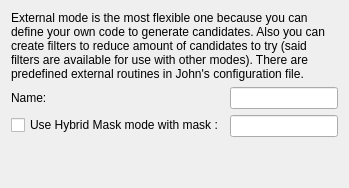
                 <widget class="QWidget" name="externalModeTab">
                  <attribute name="title">
                   <string>External mode</string>
                  </attribute>
                  <layout class="QVBoxLayout" name="verticalLayout_19">
                   <item>
                    <layout class="QVBoxLayout" name="verticalLayout_11">
                     <item>
                      <widget class="QLabel" name="label_11">
                       <property name="text">
                        <string>External mode is the most flexible one because you can define your own code to generate candidates. Also you can create filters to reduce amount of candidates to try (said filters are available for use with other modes). There are predefined external routines in John's configuration file.</string>
                       </property>
                       <property name="wordWrap">
                        <bool>true</bool>
                       </property>
                      </widget>
                     </item>
                     <item>
                      <layout class="QFormLayout" name="formLayout_5">
                       <property name="fieldGrowthPolicy">
                        <enum>QFormLayout::AllNonFixedFieldsGrow</enum>
                       </property>
                       <property name="labelAlignment">
                        <set>Qt::AlignLeading|Qt::AlignLeft|Qt::AlignVCenter</set>
                       </property>
                       <item row="0" column="0">
                        <widget class="QLabel" name="label_ExternalModeName">
                         <property name="text">
                          <string>Name:</string>
                         </property>
                        </widget>
                       </item>
                       <item row="0" column="1">
                        <widget class="QLineEdit" name="lineEditExternalModeName"/>
                       </item>
                       <item row="1" column="0">
                        <widget class="QCheckBox" name="checkBoxExternalModeMask">
                         <property name="text">
                          <string>Use Hybrid Mask mode with mask :</string>
                         </property>
                        </widget>
                       </item>
                       <item row="1" column="1">
                        <widget class="QLineEdit" name="lineEditExternalModeMask"/>
                       </item>
                      </layout>
                     </item>
                    </layout>
                   </item>
                   <item>
                    <spacer name="verticalSpacer_8">
                     <property name="orientation">
                      <enum>Qt::Vertical</enum>
                     </property>
                     <property name="sizeHint" stdset="0">
                      <size>
                       <width>20</width>
                       <height>40</height>
                      </size>
                     </property>
                    </spacer>
                   </item>
                  </layout>
                 </widget>
